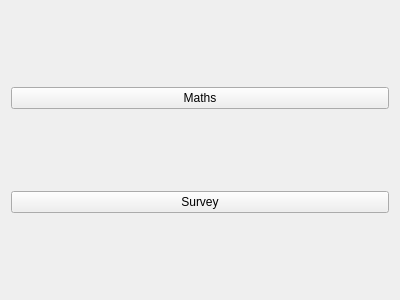
<?xml version="1.0" encoding="UTF-8"?>
<ui version="4.0">
 <class>Form</class>
 <widget class="QWidget" name="Form">
  <property name="geometry">
   <rect>
    <x>0</x>
    <y>0</y>
    <width>400</width>
    <height>300</height>
   </rect>
  </property>
  <property name="windowTitle">
   <string>Form</string>
  </property>
  <layout class="QGridLayout" name="gridLayout">
   <item row="1" column="0">
    <widget class="QPushButton" name="pushButton_2">
     <property name="text">
      <string>Survey</string>
     </property>
    </widget>
   </item>
   <item row="0" column="0">
    <widget class="QPushButton" name="pushButton">
     <property name="text">
      <string>Maths</string>
     </property>
    </widget>
   </item>
  </layout>
 </widget>
 <resources/>
 <connections/>
</ui>
